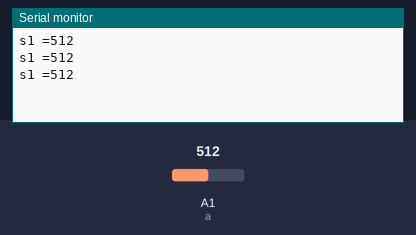
Bench run of a sketch on a simulated Arduino Uno, built with avr-gcc and run on an emulated ATmega328P. On the bench: the last lines printed to the serial monitor. The inputs (shaded band) are chosen by the test bench; at power-on: A1 (a) = 512.

Above: at 1.3 s.
1.4 s: A1 (a) set to 716
At 1.9 s:
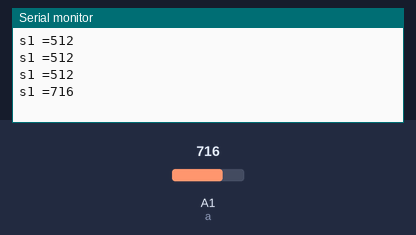
2.9 s: A1 (a) set to 900
At 3.4 s:
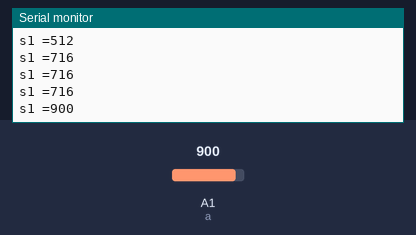
Timing chart, 0 to 5.9 s (numbered marks = the images above; inputs shaded):
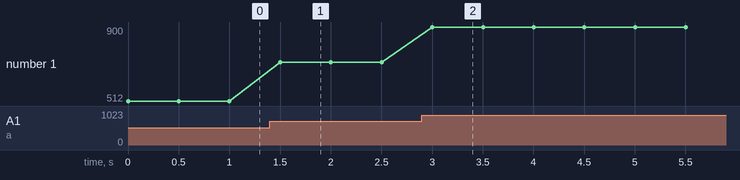

The sketch:

P_1129_infra.ino
```cpp
  int a = A1;
  void setup() {
    pinMode(a,INPUT);
    Serial.begin(9600);
  }
  void loop(){
  int b = analogRead(a);
  Serial.print("s1 =");
  Serial.println(b);
  delay(500);
  }
```

Measured:
- after the input at 1.4 s, the serial monitor: prints a new line after 0.10 s (image 1)
- after the input at 2.9 s, the serial monitor: prints a new line after 0.10 s (image 2)
- plotted number 1: 512 → 716 after the input at 1.4 s, 716 → 900 after the input at 2.9 s
